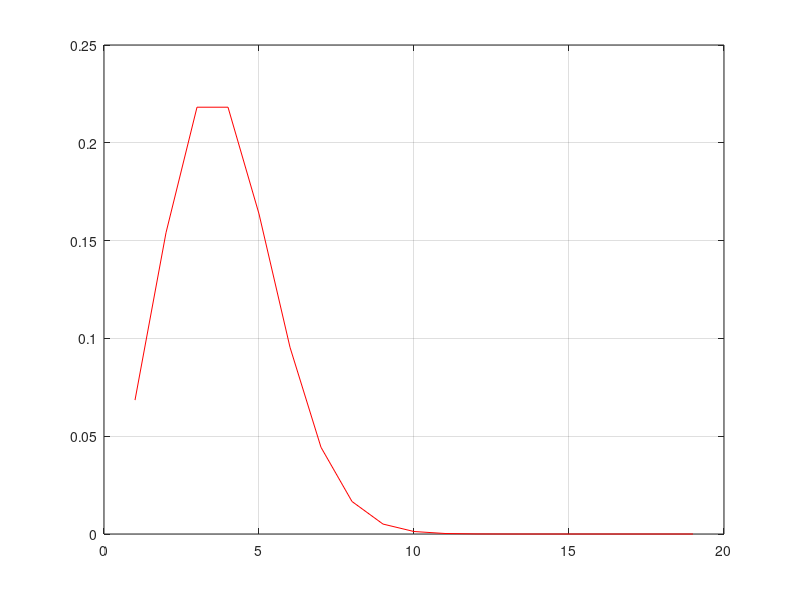

MATLAB code to generate this figure: (Note: this script raises an error after producing the figure.)
A=[1 2 3 4; 0.48 0.27 0.13 0.12];
%media
M=sum(A(1,:).*A(2,:));
M

%dispersia
D=((A(1,:)-M).^2).*A(2,:);
D
%%
V=[1 2 3 4 5 6];
P=1/6;%probabilitate
N=3;%numar de repetari
Y=binopdf(V,N,P);
plot(V,Y,'r');
grid on;
%stem(V,Y);
%%
lambda=50;
X=[1:1:100];
Y=poisspdf(X,lambda);
plot(X,Y,'r');
grid on;
%%
V=[1:19];
P=0.2;
N=19;
Y=binopdf(V,N,P);
plot(V,Y,'r');
grid on;

CelMult7=sum(Y(1:8));
CelPutin7=sum(Y(8:20));
Exact7=Y(8);


